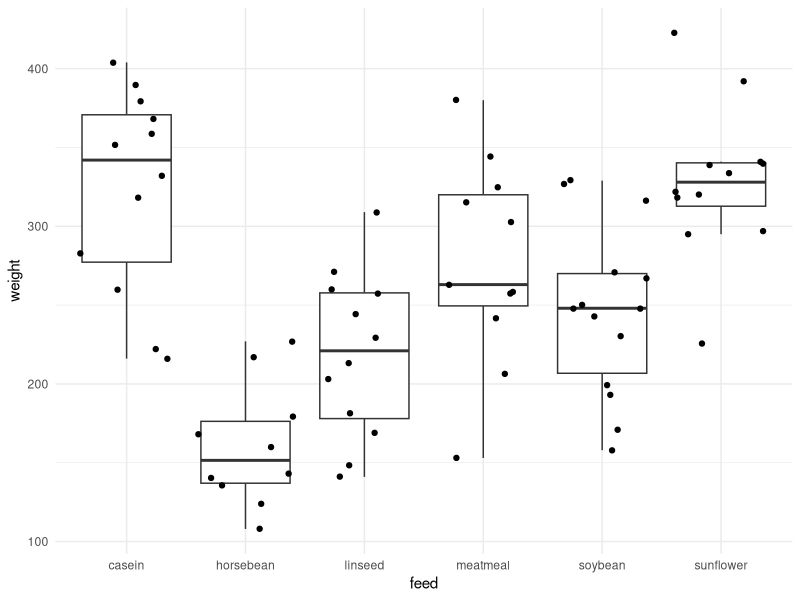

This figure's R source:
#Analysis of Variance ANOVA
#Is weight independent from feed?

library(tidyverse)
view(chickwts)
?chickwts

ggplot(chickwts, aes(x = feed,
                     y = weight)) +
  geom_boxplot(outlier.shape = NA) +
  geom_jitter() +
  theme_minimal()

model <- aov(chickwts$weight ~ chickwts$feed)
summary(model)
